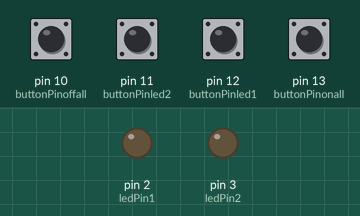
Simulated run of this sketch. Board: Arduino Uno, built with avr-gcc and run on an emulated ATmega328P. Parts: output pins drawn as LEDs (lit = HIGH). The inputs (shaded band) are chosen by the test bench; at power-on: pin 10 (buttonPinoffall), pin 11 (buttonPinled2), pin 12 (buttonPinled1), pin 13 (buttonPinonall) LOW.

Above: at 1.2 s.
1.3 s: pin 11 (buttonPinled2) pulled HIGH for 0.15 s
At 1.9 s:
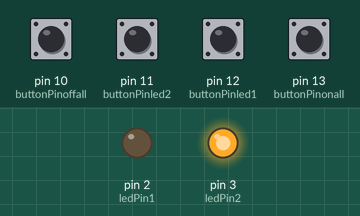
2.9 s: pin 12 (buttonPinled1) pulled HIGH for 0.15 s
At 4.1 s:
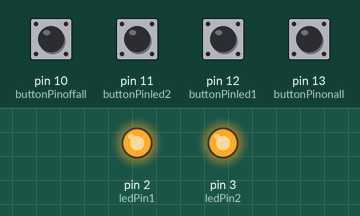
4.5 s: pin 10 (buttonPinoffall) pulled HIGH for 0.15 s
At 5.5 s:
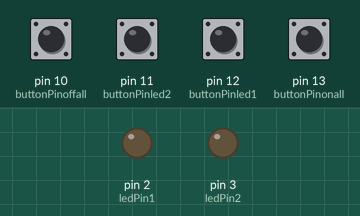
6.1 s: pin 12 (buttonPinled1) pulled HIGH for 1 s
At 6.8 s:
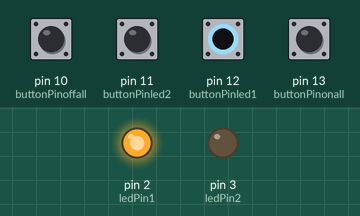
8.6 s: pin 10 (buttonPinoffall) pulled HIGH for 1 s
At 9.9 s:
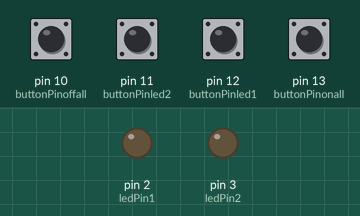
Timing chart, 0 to 11.6 s (numbered marks = the images above; inputs shaded):
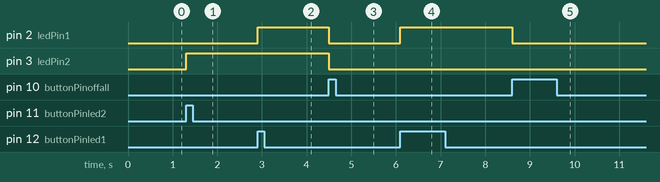

The sketch:

_4_tombol_tekan_on_off.ino
```cpp
const int buttonPinonall  = 13; // pin yang digunakan yaitu pin 13
const int buttonPinled1   = 12; // pin yang digunakan yaitu pin 12
const int buttonPinled2   = 11; // pin yang digunakan yaitu pin 11
const int buttonPinoffall = 10; // pin yang digunakan yaitu pin 10
const int ledPin1 =  2;// pin led 1
const int ledPin2 =  3;// pin led 2

int buttonState = 0;         // variable untuk membaca status pushbutton

void setup() {
  // instalasi led
  pinMode(ledPin1, OUTPUT);
  pinMode(ledPin2, OUTPUT);
  // instalasi button sebagai input
  pinMode(buttonPinonall, INPUT);
  pinMode(buttonPinled1, INPUT);
  pinMode(buttonPinled2, INPUT);
  pinMode(buttonPinoffall, INPUT);
}

void loop(){

  if (digitalRead(buttonPinonall) == HIGH) {
    digitalWrite(ledPin1, HIGH); //led  hidup semua
    digitalWrite(ledPin2, HIGH);// led 2 on
  }
  else if (digitalRead(buttonPinoffall) == HIGH) {
    digitalWrite(ledPin1, LOW); //led  mati semua
    digitalWrite(ledPin2, LOW);
  }
  else if (digitalRead(buttonPinled1) == HIGH)
  {
    digitalWrite(ledPin1, HIGH);// led 1 on
  }
  else if (digitalRead(buttonPinled2) == HIGH)
  {
    digitalWrite(ledPin2, HIGH);// led 2 on
  }
}
```

Measured:
- after the input at 1.3 s, pin 3 (ledPin2): LOW → HIGH at once
- after the input at 2.9 s, pin 2 (ledPin1): LOW → HIGH at once
- after the input at 4.5 s, pin 2 (ledPin1), pin 3 (ledPin2): HIGH → LOW at once
- after the input at 6.1 s, pin 2 (ledPin1): LOW → HIGH at once
- after the input at 8.6 s, pin 2 (ledPin1): HIGH → LOW at once
